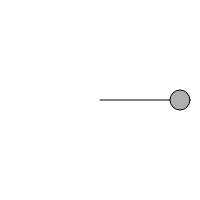
Frame 1 (no input)
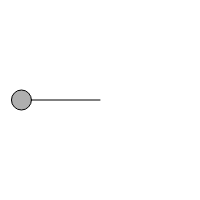
Frame 60 (no input)
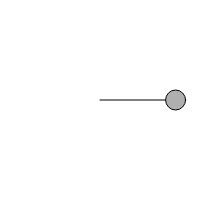
Frame 120 (the mouse pressed at the canvas centre since frame 60)

The p5.js sketch that drew these frames (run headless with seeded random() and noise() and a simulated clock; from frame 60 on, the mouse is pressed at the canvas centre):

// p5.js sketch
// ── sketch.js
let angle = 0;
let aVelocity = 0.05;
let amplitude = 80;

function setup() {
  createCanvas(200, 200);
}

function draw() {
  background(255);

  let x = amplitude * cos(angle);
  angle += aVelocity;

  stroke(0);
  fill(175);
  translate(width / 2, height / 2);
  line(0, 0, x, 0);
  ellipse(x, 0, 20, 20);
}
